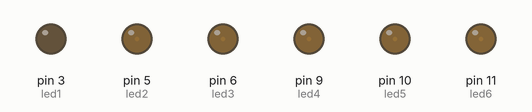
Bench run of a sketch on a simulated Arduino Uno, built with avr-gcc and run on an emulated ATmega328P. On the bench: output pins drawn as LEDs (lit = HIGH).

Above: at 0.05 s.
At 2.35 s:
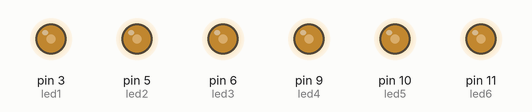
At 4.65 s:
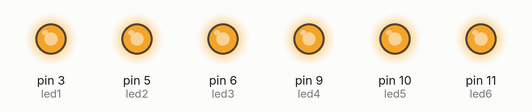
At 5.2 s:
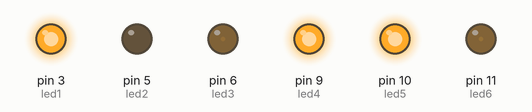
At 6.95 s:
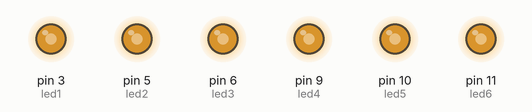
At 9.3 s:
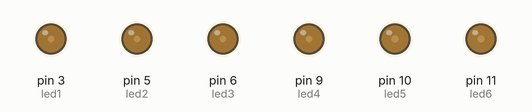
Timing chart, 0 to 13.3 s (numbered marks = the images above):
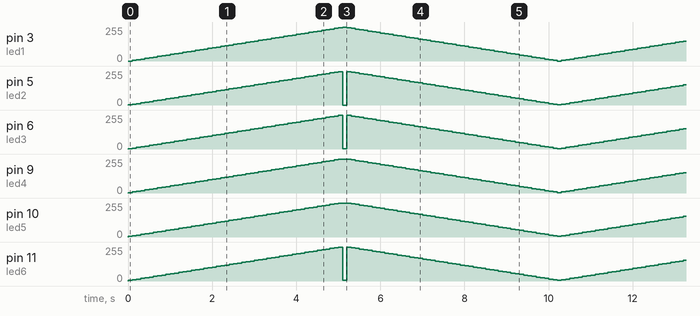

The sketch:

pwm_wfm.ino
```cpp
int led1 = 3;           // the PWM pin the LED is attached to
int led2 = 5;           // the PWM pin the LED is attached to
int led3 = 6;           // the PWM pin the LED is attached to
int led4 = 9;           // the PWM pin the LED is attached to
int led5 = 10;           // the PWM pin the LED is attached to
int led6 = 11;           // the PWM pin the LED is attached to
int brightness = 0;    // how bright the LED is
int fadeAmount = 5;    // how many points to fade the LED by


void setup() {
  pinMode(led1, OUTPUT); // declare pwm pin to be an output:
  pinMode(led2, OUTPUT); // declare pwm pin to be an output:
  pinMode(led3, OUTPUT); // declare pwm pin to be an output:
  pinMode(led4, OUTPUT); // declare pwm pin to be an output:
  pinMode(led5, OUTPUT); // declare pwm pin to be an output:
  pinMode(led6, OUTPUT); // declare pwm pin to be an output:


}

void loop() {
  analogWrite(led1, brightness); // set the brightness of led
  analogWrite(led2, brightness+1); // set the brightness of led
  analogWrite(led3, brightness+2); // set the brightness of led
  analogWrite(led4, brightness+3); // set the brightness of led
  analogWrite(led5, brightness+4); // set the brightness of led
  analogWrite(led6, brightness+5); // set the brightness of led


  // change the brightness for next time through the loop:
  brightness = brightness + fadeAmount;

  // reverse the direction of the fading at the ends of the fade:
  if (brightness <= 0 || brightness >= 255) {
    fadeAmount = -fadeAmount;
  }
  delay(100);  // wait for 30 milliseconds to see the dimming effect
}
```

Measured:
- by itself, pin 5 (led2): moves between 0/255 and 251/255, repeating every 10.2 s
- by itself, pin 6 (led3): moves between 1/255 and 252/255, repeating every 10.2 s
- by itself, pin 11 (led6): moves between 4/255 and 255/255, repeating every 10.2 s
